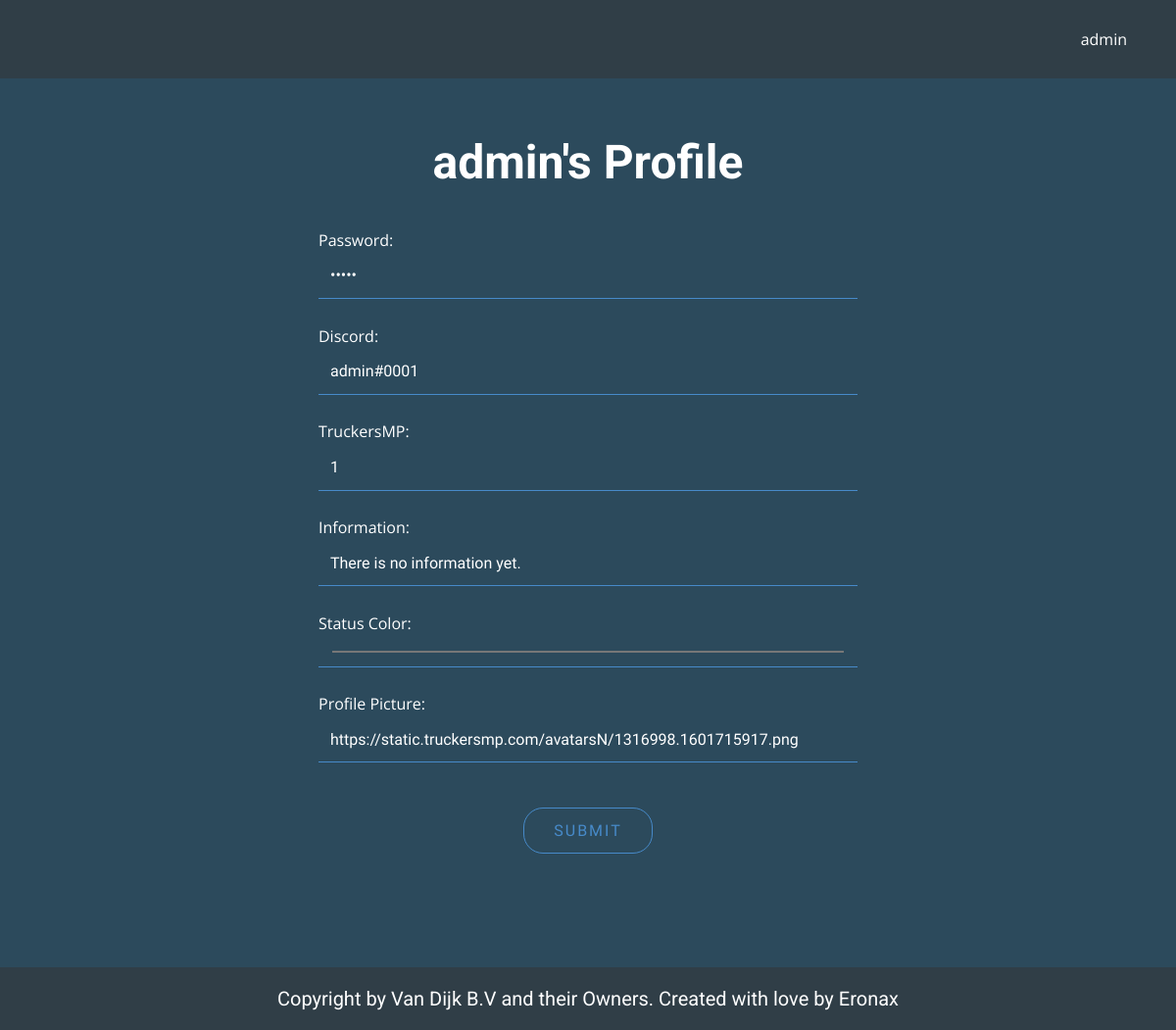
Page /edit.php (signed in) on the committed database.
### tables this page shows
CREATE TABLE IF NOT EXISTS `users` (
  `id` int(11) NOT NULL AUTO_INCREMENT,
  `username` varchar(50) NOT NULL,
  `password` varchar(50) NOT NULL,
  `role_id` int(11) NOT NULL DEFAULT 22,
  `status` varchar(50) NOT NULL DEFAULT 'Not Verified',
  `discord` varchar(50) NOT NULL,
  `truckersmp` int(50) NOT NULL,
  `user_pb` text NOT NULL DEFAULT 'https://moonvillageassociation.org/wp-content/uploads/2018/06/default-profile-picture1.jpg',
  `information_color` varchar(50) NOT NULL DEFAULT '#fffff',
  `information` text NOT NULL DEFAULT 'There is no information yet.',
  `last_online` timestamp NOT NULL DEFAULT current_timestamp(),
  `role_update` timestamp NOT NULL DEFAULT current_timestamp(),
  `updated_at` timestamp NOT NULL DEFAULT current_timestamp(),
  `created_at` timestamp NOT NULL DEFAULT current_timestamp(),
  PRIMARY KEY (`id`),
  UNIQUE KEY `username` (`username`)
);

### public/edit.php (called while the page is built, shortened)
<?php
include '../app/classes/information.php';
include '../app/database.php';
include '../app/config.php';
if($_SESSION)
$id = $_SESSION['id'];
$all_user_information = get_all_user_information($con, $id);
require '../views/edit.view.php';

### app/database.php (called while the page is built, shortened)
<?php
function get_all_user_information($con, $id)
{
    $query = "SELECT * FROM users WHERE users.id='$id'";
    $result = $con->query($query);
    $all_user_information = $result->fetch_assoc();
    return $all_user_information;
}

### views/edit.view.php (the view, shortened to what this page needs)
<!DOCTYPE html>
<html style="font-size: 16px;">
<head>
  <link rel="stylesheet" href="../views/css/nicepage_add.css" media="screen">
  <link rel="stylesheet" href="../views/css/add.css" media="screen">
  <link rel="stylesheet" href="../views/css/button.css" media="screen">
</head>
<body class="u-body">
  <section class="u-align-center u-clearfix u-custom-color-2 u-section-1" id="sec-58b6">
    <div class="u-clearfix u-sheet u-sheet-1">
      <h1 class="u-text u-text-1"><?php echo $all_user_information['username'] ?>'s Profile</h1>
      <div class="u-form u-form-1">
        <form action="../app/classes/edit.php" method="POST" class="u-clearfix u-form-spacing-20 u-inner-form" style="padding: 10px" source="custom" name="form">
          <div class="u-form-group u-form-name">
            <label for="name-3b9a" class="u-label">Password:</label>
            <input type="password" value="<?php echo $all_user_information['password'] ?>" id="name-3b9a" name="password" class="u-border-1 u-border-no-left u-border-no-right u-border-no-top u-border-palette-1-base u-custom-font u-font-raleway u-input u-input-rectangle u-input-1" required="">
          </div>
          <br>
          <div class="u-form-group u-form-name">
            <label for="name-3b9a" class="u-label">Discord:</label>
            <input type="text" value="<?php echo $all_user_information['discord'] ?>" id="name-3b9a" name="discord" class="u-border-1 u-border-no-left u-border-no-right u-border-no-top u-border-palette-1-base u-custom-font u-font-raleway u-input u-input-rectangle u-input-1" required="">
          </div>
          <br>
          <div class="u-form-group u-form-name">
            <label for="name-3b9a" class="u-label">TruckersMP:</label>
            <input type="text" value="<?php echo $all_user_information['truckersmp'] ?>" id="name-3b9a" name="truckersmp" class="u-border-1 u-border-no-left u-border-no-right u-border-no-top u-border-palette-1-base u-custom-font u-font-raleway u-input u-input-rectangle u-input-1" required="">
          </div>
          <br>
          <div class="u-form-group u-form-name">
          <label for="name-3b9a" class="u-label">Information:</label>
            <input type="text" value="<?php echo $all_user_information['information'] ?>" id="name-3b9a" name="information" class="u-border-1 u-border-no-left u-border-no-right u-border-no-top u-border-palette-1-base u-custom-font u-font-raleway u-input u-input-rectangle u-input-1" required="">
          </div>
          <br>
          <div class="u-form-group u-form-name">
          <label for="name-3b9a" class="u-label">Status Color:</label>
            <input type="color" value="<?php echo $all_user_information['information_color'] ?>" id="name-3b9a" name="information_color" class="u-border-1 u-border-no-left u-border-no-right u-border-no-top u-border-palette-1-base u-custom-font u-font-raleway u-input u-input-rectangle u-input-1">
          </div>
          <br>
          <div class="u-form-group u-form-name">
          <label for="name-3b9a" class="u-label">Profile Picture:</label>
            <input type="text" value="<?php echo $all_user_information['user_pb'] ?>" id="name-3b9a" name="user_pb" class="u-border-1 u-border-no-left u-border-no-right u-border-no-top u-border-palette-1-base u-custom-font u-font-raleway u-input u-input-rectangle u-input-1">
          </div>
          <br>
          <div class="u-align-center u-form-group u-form-submit">
            <a href="#" class="u-border-1 u-border-hover-palette-4-base u-border-palette-1-base u-btn u-btn-round u-btn-submit u-button-style u-custom-font u-font-raleway u-none u-radius-20 u-text-hover-palette-4-base u-btn-1">Submit</a>
          </div>
        </form>
      </div>
      <br>
    </div>
  </section>
</body>
</html>

### views/css/add.css (style rules this page uses)
.u-section-1 { background-image: none; }
.u-section-1 .u-sheet-1 { min-height: 502px; }
.u-section-1 .u-text-1 { width: 550px; font-weight: 700; margin: 60px auto 0; }
.u-section-1 .u-form-1 { width: 570px; margin: 30px auto 60px; }
.u-section-1 .u-input-1 { text-transform: none; }
.u-section-1 .u-btn-1 { background-image: none; border-style: solid; text-transform: uppercase; letter-spacing: 2px; }

### rows in the picture
users: username "admin", discord "admin#0001", truckersmp "1", information "There is no information yet.", information_color "#000000", user_pb "https://static.truckersmp.com/avatarsN/1316998.1601715917.png"

### other values in the picture
$_SESSION["name"] "admin"
